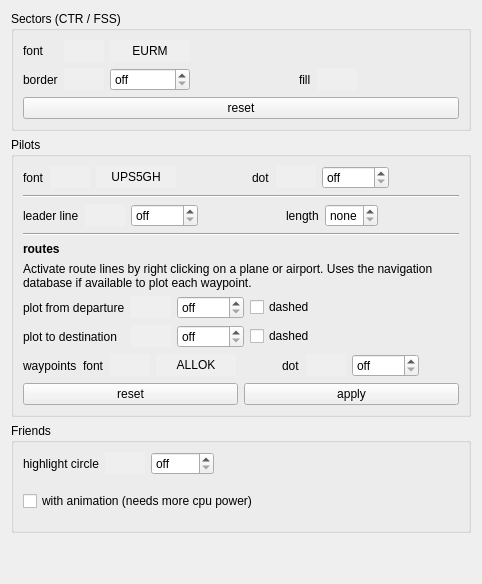
     <widget class="QWidget" name="tabDisp3">
      <attribute name="title">
       <string>Display (sectors &amp;&amp; pilots)</string>
      </attribute>
      <layout class="QVBoxLayout" name="verticalLayout_7">
       <item>
        <widget class="QGroupBox" name="groupBoxFirs">
         <property name="title">
          <string>Sectors (CTR / FSS)</string>
         </property>
         <layout class="QVBoxLayout" name="verticalLayout_3">
          <item>
           <layout class="QGridLayout" name="gridLayout_5">
            <item row="1" column="0">
             <widget class="QLabel" name="label_14">
              <property name="text">
               <string>border</string>
              </property>
              <property name="buddy">
               <cstring>pbFirBorderLineColor</cstring>
              </property>
             </widget>
            </item>
            <item row="1" column="1">
             <widget class="QPushButton" name="pbFirBorderLineColor">
              <property name="autoFillBackground">
               <bool>true</bool>
              </property>
              <property name="flat">
               <bool>true</bool>
              </property>
             </widget>
            </item>
            <item row="1" column="2">
             <widget class="QDoubleSpinBox" name="sbFirBorderLineStrength">
              <property name="toolTip">
               <string>set to 0 to deactivate.</string>
              </property>
              <property name="specialValueText">
               <string>off</string>
              </property>
              <property name="suffix">
               <string> px</string>
              </property>
              <property name="decimals">
               <number>1</number>
              </property>
              <property name="minimum">
               <double>0.000000000000000</double>
              </property>
              <property name="maximum">
               <double>10.000000000000000</double>
              </property>
              <property name="singleStep">
               <double>0.100000000000000</double>
              </property>
              <property name="value">
               <double>0.000000000000000</double>
              </property>
             </widget>
            </item>
            <item row="1" column="3">
             <spacer name="horizontalSpacer">
              <property name="orientation">
               <enum>Qt::Horizontal</enum>
              </property>
              <property name="sizeHint" stdset="0">
               <size>
                <width>40</width>
                <height>20</height>
               </size>
              </property>
             </spacer>
            </item>
            <item row="1" column="4">
             <widget class="QLabel" name="label_16">
              <property name="text">
               <string>fill</string>
              </property>
              <property name="buddy">
               <cstring>pbFirFillColor</cstring>
              </property>
             </widget>
            </item>
            <item row="1" column="5">
             <widget class="QPushButton" name="pbFirFillColor">
              <property name="toolTip">
               <string>set color-alpha to 0 to deactivate.</string>
              </property>
              <property name="autoFillBackground">
               <bool>true</bool>
              </property>
              <property name="flat">
               <bool>true</bool>
              </property>
             </widget>
            </item>
            <item row="1" column="6">
             <spacer name="horizontalSpacer_6">
              <property name="orientation">
               <enum>Qt::Horizontal</enum>
              </property>
              <property name="sizeHint" stdset="0">
               <size>
                <width>40</width>
                <height>20</height>
               </size>
              </property>
             </spacer>
            </item>
            <item row="0" column="0">
             <widget class="QLabel" name="label_17">
              <property name="text">
               <string>font</string>
              </property>
              <property name="buddy">
               <cstring>pbFirFontColor</cstring>
              </property>
             </widget>
            </item>
            <item row="0" column="1">
             <widget class="QPushButton" name="pbFirFontColor">
              <property name="toolTip">
               <string>set color-alpha to 0 to hide all labels of this type.</string>
              </property>
              <property name="autoFillBackground">
               <bool>true</bool>
              </property>
              <property name="flat">
               <bool>true</bool>
              </property>
             </widget>
            </item>
            <item row="0" column="2">
             <widget class="QPushButton" name="pbFirFont">
              <property name="autoFillBackground">
               <bool>true</bool>
              </property>
              <property name="text">
               <string>EURM</string>
              </property>
              <property name="flat">
               <bool>true</bool>
              </property>
             </widget>
            </item>
           </layout>
          </item>
          <item>
           <widget class="QPushButton" name="buttonResetFir">
            <property name="toolTip">
             <string>Set standard values for all settings in this group.</string>
            </property>
            <property name="text">
             <string>reset</string>
            </property>
           </widget>
          </item>
         </layout>
        </widget>
       </item>
       <item>
        <widget class="QGroupBox" name="groupBoxPilots">
         <property name="title">
          <string>Pilots</string>
         </property>
         <layout class="QVBoxLayout" name="verticalLayout_6">
          <item>
           <layout class="QGridLayout" name="gridLayout_6">
            <item row="0" column="0">
             <widget class="QLabel" name="label_30">
              <property name="text">
               <string>font</string>
              </property>
              <property name="buddy">
               <cstring>pbPilotFontColor</cstring>
              </property>
             </widget>
            </item>
            <item row="0" column="3">
             <spacer name="horizontalSpacer_10">
              <property name="orientation">
               <enum>Qt::Horizontal</enum>
              </property>
              <property name="sizeHint" stdset="0">
               <size>
                <width>40</width>
                <height>20</height>
               </size>
              </property>
             </spacer>
            </item>
            <item row="0" column="1">
             <widget class="QPushButton" name="pbPilotFontColor">
              <property name="toolTip">
               <string>set color-alpha to 0 to hide all labels of this type.</string>
              </property>
              <property name="autoFillBackground">
               <bool>true</bool>
              </property>
              <property name="flat">
               <bool>true</bool>
              </property>
             </widget>
            </item>
            <item row="0" column="2">
             <widget class="QPushButton" name="pbPilotFont">
              <property name="autoFillBackground">
               <bool>true</bool>
              </property>
              <property name="text">
               <string>UPS5GH</string>
              </property>
              <property name="flat">
               <bool>true</bool>
              </property>
             </widget>
            </item>
            <item row="0" column="4">
             <widget class="QLabel" name="label_31">
              <property name="text">
               <string>dot</string>
              </property>
              <property name="buddy">
               <cstring>pbPilotDotColor</cstring>
              </property>
             </widget>
            </item>
            <item row="0" column="5">
             <widget class="QPushButton" name="pbPilotDotColor">
              <property name="autoFillBackground">
               <bool>true</bool>
              </property>
              <property name="flat">
               <bool>true</bool>
              </property>
             </widget>
            </item>
            <item row="0" column="7">
             <spacer name="horizontalSpacer_9">
              <property name="orientation">
               <enum>Qt::Horizontal</enum>
              </property>
              <property name="sizeHint" stdset="0">
               <size>
                <width>40</width>
                <height>20</height>
               </size>
              </property>
             </spacer>
            </item>
            <item row="0" column="6">
             <widget class="QDoubleSpinBox" name="sbPilotDotSize">
              <property name="toolTip">
               <string>set to 0 to deactivate.</string>
              </property>
              <property name="specialValueText">
               <string>off</string>
              </property>
              <property name="suffix">
               <string> px</string>
              </property>
              <property name="decimals">
               <number>1</number>
              </property>
              <property name="maximum">
               <double>10.000000000000000</double>
              </property>
              <property name="singleStep">
               <double>0.100000000000000</double>
              </property>
             </widget>
            </item>
           </layout>
          </item>
          <item>
           <widget class="Line" name="line">
            <property name="orientation">
             <enum>Qt::Horizontal</enum>
            </property>
           </widget>
          </item>
          <item>
           <layout class="QGridLayout" name="gridLayout_14">
            <item row="0" column="0">
             <widget class="QLabel" name="label">
              <property name="sizePolicy">
               <sizepolicy hsizetype="Preferred" vsizetype="Preferred">
                <horstretch>0</horstretch>
                <verstretch>0</verstretch>
               </sizepolicy>
              </property>
              <property name="toolTip">
               <string>Visualizes the current heading and speed of an airplane.</string>
              </property>
              <property name="text">
               <string>leader line</string>
              </property>
              <property name="buddy">
               <cstring>pbTimeLineColor</cstring>
              </property>
             </widget>
            </item>
            <item row="0" column="1">
             <widget class="QPushButton" name="pbTimeLineColor">
              <property name="autoFillBackground">
               <bool>true</bool>
              </property>
              <property name="flat">
               <bool>true</bool>
              </property>
             </widget>
            </item>
            <item row="0" column="2">
             <widget class="QDoubleSpinBox" name="sbTimeLineStrength">
              <property name="toolTip">
               <string>set to 0 to deactivate.</string>
              </property>
              <property name="specialValueText">
               <string>off</string>
              </property>
              <property name="suffix">
               <string> px</string>
              </property>
              <property name="decimals">
               <number>1</number>
              </property>
              <property name="maximum">
               <double>10.000000000000000</double>
              </property>
              <property name="singleStep">
               <double>0.100000000000000</double>
              </property>
             </widget>
            </item>
            <item row="0" column="5">
             <widget class="QSpinBox" name="spinBoxTimeline">
              <property name="toolTip">
               <string>Length of Leader Line ahead of the airplane (in seconds corresponding to the speed of the aircraft)</string>
              </property>
              <property name="specialValueText">
               <string>none</string>
              </property>
              <property name="accelerated">
               <bool>true</bool>
              </property>
              <property name="suffix">
               <string>s</string>
              </property>
              <property name="maximum">
               <number>600</number>
              </property>
              <property name="singleStep">
               <number>10</number>
              </property>
             </widget>
            </item>
            <item row="0" column="7">
             <spacer name="horizontalSpacer_13">
              <property name="orientation">
               <enum>Qt::Horizontal</enum>
              </property>
              <property name="sizeHint" stdset="0">
               <size>
                <width>40</width>
                <height>20</height>
               </size>
              </property>
             </spacer>
            </item>
            <item row="0" column="4">
             <widget class="QLabel" name="label_33">
              <property name="text">
               <string>length</string>
              </property>
              <property name="buddy">
               <cstring>spinBoxTimeline</cstring>
              </property>
             </widget>
            </item>
            <item row="0" column="3">
             <spacer name="horizontalSpacer_7">
              <property name="orientation">
               <enum>Qt::Horizontal</enum>
              </property>
              <property name="sizeHint" stdset="0">
               <size>
                <width>40</width>
                <height>20</height>
               </size>
              </property>
             </spacer>
            </item>
           </layout>
          </item>
          <item>
           <widget class="Line" name="line_4">
            <property name="orientation">
             <enum>Qt::Horizontal</enum>
            </property>
           </widget>
          </item>
          <item>
           <widget class="QLabel" name="label_35">
            <property name="font">
             <font>
              <bold>true</bold>
             </font>
            </property>
            <property name="text">
             <string>routes</string>
            </property>
           </widget>
          </item>
          <item>
           <widget class="QLabel" name="label_15">
            <property name="text">
             <string>Activate route lines by right clicking on a plane or airport. Uses the navigation database if available to plot each waypoint.</string>
            </property>
            <property name="wordWrap">
             <bool>true</bool>
            </property>
           </widget>
          </item>
          <item>
           <layout class="QGridLayout" name="gridLayout_7">
            <item row="1" column="0">
             <widget class="QLabel" name="label_3">
              <property name="sizePolicy">
               <sizepolicy hsizetype="Preferred" vsizetype="Preferred">
                <horstretch>0</horstretch>
                <verstretch>0</verstretch>
               </sizepolicy>
              </property>
              <property name="toolTip">
               <string>Plot line from departure airport to plane.</string>
              </property>
              <property name="text">
               <string>plot from departure</string>
              </property>
              <property name="buddy">
               <cstring>pbDepLineColor</cstring>
              </property>
             </widget>
            </item>
            <item row="1" column="1">
             <widget class="QPushButton" name="pbDepLineColor">
              <property name="autoFillBackground">
               <bool>true</bool>
              </property>
              <property name="flat">
               <bool>true</bool>
              </property>
             </widget>
            </item>
            <item row="2" column="0">
             <widget class="QLabel" name="label_47">
              <property name="toolTip">
               <string>Plot line from plane to destination</string>
              </property>
              <property name="text">
               <string>plot to destination</string>
              </property>
              <property name="buddy">
               <cstring>pbDestLineColor</cstring>
              </property>
             </widget>
            </item>
            <item row="2" column="1">
             <widget class="QPushButton" name="pbDestLineColor">
              <property name="autoFillBackground">
               <bool>true</bool>
              </property>
              <property name="flat">
               <bool>true</bool>
              </property>
             </widget>
            </item>
            <item row="1" column="2">
             <widget class="QDoubleSpinBox" name="sbDepLineStrength">
              <property name="toolTip">
               <string>set to 0 to deactivate.</string>
              </property>
              <property name="specialValueText">
               <string>off</string>
              </property>
              <property name="suffix">
               <string> px</string>
              </property>
              <property name="decimals">
               <number>1</number>
              </property>
              <property name="maximum">
               <double>10.000000000000000</double>
              </property>
              <property name="singleStep">
               <double>0.100000000000000</double>
              </property>
             </widget>
            </item>
            <item row="2" column="2">
             <widget class="QDoubleSpinBox" name="sbDestLineStrength">
              <property name="toolTip">
               <string>set to 0 to deactivate.</string>
              </property>
              <property name="specialValueText">
               <string>off</string>
              </property>
              <property name="suffix">
               <string> px</string>
              </property>
              <property name="decimals">
               <number>1</number>
              </property>
              <property name="maximum">
               <double>10.000000000000000</double>
              </property>
              <property name="singleStep">
               <double>0.100000000000000</double>
              </property>
             </widget>
            </item>
            <item row="1" column="3">
             <widget class="QCheckBox" name="cbDepLineDashed">
              <property name="toolTip">
               <string>activate 'dashed lines' in OpenGL settings for this to be enabled.</string>
              </property>
              <property name="text">
               <string>dashed</string>
              </property>
             </widget>
            </item>
            <item row="2" column="3">
             <widget class="QCheckBox" name="cbDestLineDashed">
              <property name="toolTip">
               <string>activate 'dashed lines' in OpenGL settings for this to be enabled.</string>
              </property>
              <property name="text">
               <string>dashed</string>
              </property>
             </widget>
            </item>
            <item row="1" column="4">
             <spacer name="horizontalSpacer_15">
              <property name="orientation">
               <enum>Qt::Horizontal</enum>
              </property>
              <property name="sizeHint" stdset="0">
               <size>
                <width>40</width>
                <height>20</height>
               </size>
              </property>
             </spacer>
            </item>
           </layout>
          </item>
          <item>
           <layout class="QGridLayout" name="gridLayout_8">
            <item row="0" column="1">
             <widget class="QLabel" name="label_36">
              <property name="text">
               <string>font</string>
              </property>
              <property name="buddy">
               <cstring>pbPilotFontColor</cstring>
              </property>
             </widget>
            </item>
            <item row="0" column="2">
             <widget class="QPushButton" name="waypointsFontColor">
              <property name="toolTip">
               <string>set color-alpha to 0 to hide all labels of this type.</string>
              </property>
              <property name="autoFillBackground">
               <bool>true</bool>
              </property>
              <property name="flat">
               <bool>true</bool>
              </property>
             </widget>
            </item>
            <item row="0" column="4">
             <spacer name="horizontalSpacer_19">
              <property name="orientation">
               <enum>Qt::Horizontal</enum>
              </property>
              <property name="sizeHint" stdset="0">
               <size>
                <width>40</width>
                <height>20</height>
               </size>
              </property>
             </spacer>
            </item>
            <item row="0" column="3">
             <widget class="QPushButton" name="waypointsFont">
              <property name="autoFillBackground">
               <bool>true</bool>
              </property>
              <property name="text">
               <string>ALLOK</string>
              </property>
              <property name="flat">
               <bool>true</bool>
              </property>
             </widget>
            </item>
            <item row="0" column="5">
             <widget class="QLabel" name="label_39">
              <property name="text">
               <string>dot</string>
              </property>
              <property name="buddy">
               <cstring>pbPilotDotColor</cstring>
              </property>
             </widget>
            </item>
            <item row="0" column="6">
             <widget class="QPushButton" name="waypointsDotColor">
              <property name="autoFillBackground">
               <bool>true</bool>
              </property>
              <property name="flat">
               <bool>true</bool>
              </property>
             </widget>
            </item>
            <item row="0" column="7">
             <widget class="QDoubleSpinBox" name="waypointsDotSize">
              <property name="toolTip">
               <string>set to 0 to deactivate.</string>
              </property>
              <property name="specialValueText">
               <string>off</string>
              </property>
              <property name="suffix">
               <string> px</string>
              </property>
              <property name="decimals">
               <number>1</number>
              </property>
              <property name="maximum">
               <double>10.000000000000000</double>
              </property>
              <property name="singleStep">
               <double>0.100000000000000</double>
              </property>
             </widget>
            </item>
            <item row="0" column="8">
             <spacer name="horizontalSpacer_20">
              <property name="orientation">
               <enum>Qt::Horizontal</enum>
              </property>
              <property name="sizeHint" stdset="0">
               <size>
                <width>40</width>
                <height>20</height>
               </size>
              </property>
             </spacer>
            </item>
            <item row="0" column="0">
             <widget class="QLabel" name="label_4">
              <property name="text">
               <string>waypoints</string>
              </property>
             </widget>
            </item>
           </layout>
          </item>
          <item>
           <layout class="QHBoxLayout" name="horizontalLayout_10">
            <item>
             <widget class="QPushButton" name="buttonResetPilot">
              <property name="toolTip">
               <string>Set standard values for all settings in this group.</string>
              </property>
              <property name="text">
               <string>reset</string>
              </property>
             </widget>
            </item>
            <item>
             <widget class="QPushButton" name="applyPilots">
              <property name="toolTip">
               <string>To see the effect, all pilots lists are re-calculated.</string>
              </property>
              <property name="text">
               <string>apply</string>
              </property>
             </widget>
            </item>
           </layout>
          </item>
         </layout>
        </widget>
       </item>
       <item>
        <widget class="QGroupBox" name="groupBoxFriends">
         <property name="title">
          <string>Friends</string>
         </property>
         <layout class="QGridLayout" name="gridLayout_13">
          <item row="0" column="0">
           <layout class="QHBoxLayout" name="horizontalLayout_14">
            <item>
             <widget class="QLabel" name="label_41">
              <property name="text">
               <string>highlight circle</string>
              </property>
             </widget>
            </item>
            <item>
             <widget class="QPushButton" name="pb_highlightFriendsColor">
              <property name="autoFillBackground">
               <bool>true</bool>
              </property>
              <property name="flat">
               <bool>true</bool>
              </property>
             </widget>
            </item>
            <item>
             <widget class="QDoubleSpinBox" name="sb_highlightFriendsLineWidth">
              <property name="specialValueText">
               <string>off</string>
              </property>
              <property name="suffix">
               <string>px</string>
              </property>
              <property name="decimals">
               <number>1</number>
              </property>
              <property name="maximum">
               <double>10.000000000000000</double>
              </property>
              <property name="singleStep">
               <double>0.100000000000000</double>
              </property>
             </widget>
            </item>
            <item>
             <spacer name="horizontalSpacer_23">
              <property name="orientation">
               <enum>Qt::Horizontal</enum>
              </property>
              <property name="sizeHint" stdset="0">
               <size>
                <width>40</width>
                <height>20</height>
               </size>
              </property>
             </spacer>
            </item>
           </layout>
          </item>
          <item row="1" column="0">
           <layout class="QHBoxLayout" name="horizontalLayout_15">
            <property name="topMargin">
             <number>10</number>
            </property>
            <property name="bottomMargin">
             <number>10</number>
            </property>
            <item>
             <widget class="QCheckBox" name="cb_Animation">
              <property name="text">
               <string>with animation (needs more cpu power)</string>
              </property>
             </widget>
            </item>
            <item>
             <spacer name="horizontalSpacer_24">
              <property name="orientation">
               <enum>Qt::Horizontal</enum>
              </property>
              <property name="sizeHint" stdset="0">
               <size>
                <width>40</width>
                <height>20</height>
               </size>
              </property>
             </spacer>
            </item>
           </layout>
          </item>
         </layout>
        </widget>
       </item>
       <item>
        <spacer name="verticalSpacer">
         <property name="orientation">
          <enum>Qt::Vertical</enum>
         </property>
         <property name="sizeHint" stdset="0">
          <size>
           <width>20</width>
           <height>40</height>
          </size>
         </property>
        </spacer>
       </item>
      </layout>
     </widget>
